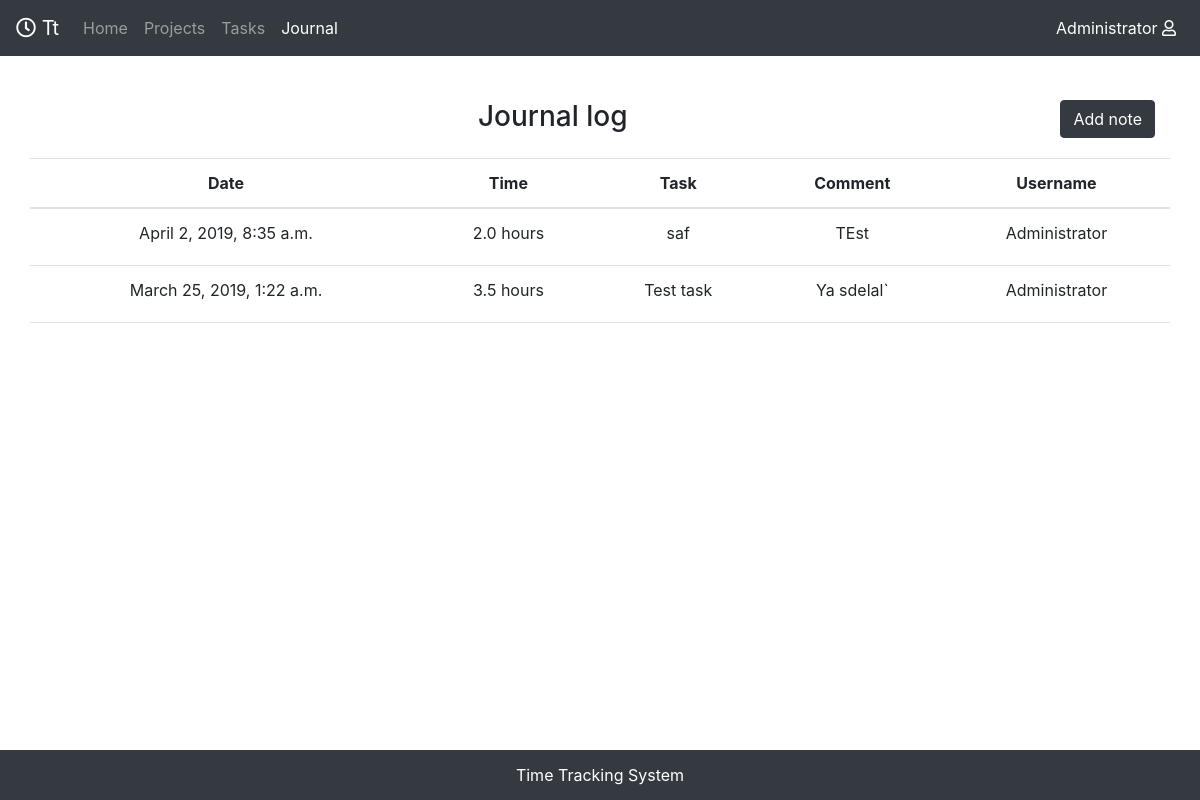
/journal/ (signed in), run on an earlier commit of the app's database.
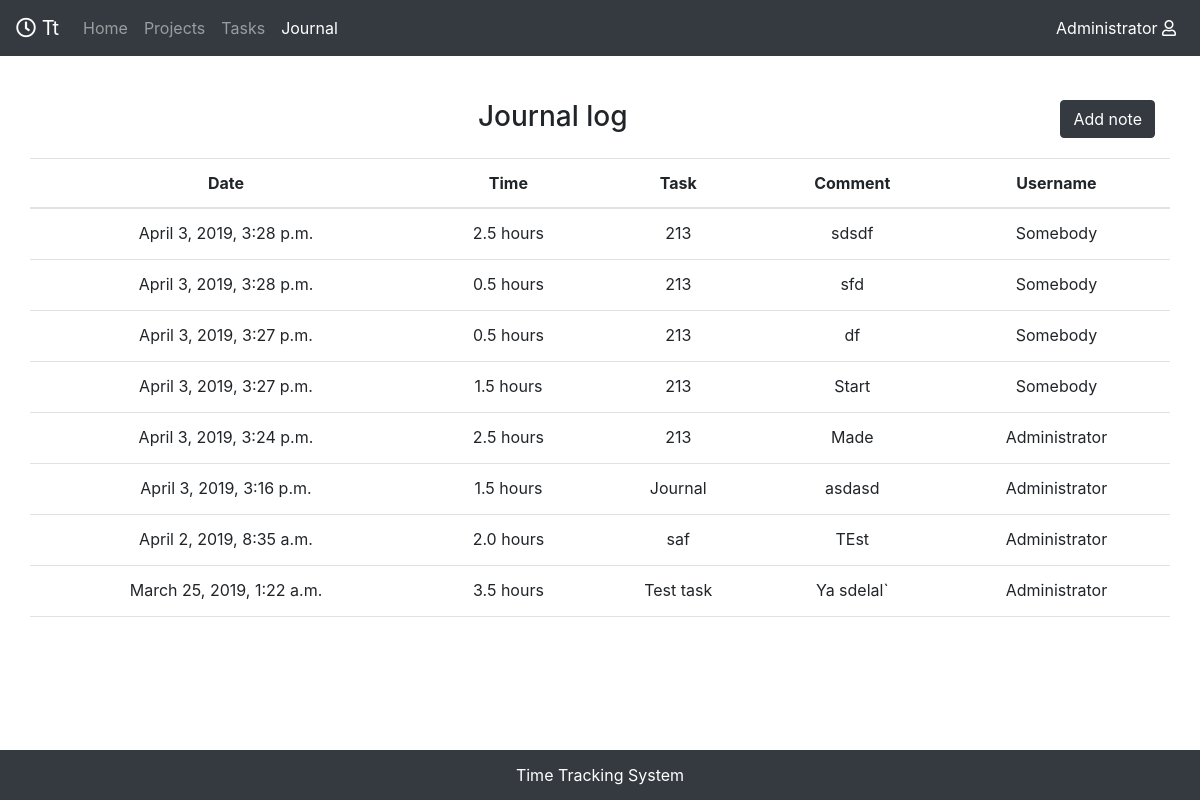
And on a later commit of the database.
### mainApp/models.py (models this page shows, shortened)
class JournalPost(models.Model):
    post_date = models.DateTimeField(default=dt.datetime.now, blank=False)
    used_time = models.FloatField(blank=False, null=True)
    post_text = models.TextField(blank=False, max_length=400)
    for_task = models.ForeignKey(Task, on_delete=models.CASCADE, null=True)
    made_by = models.ForeignKey(Profile, on_delete=models.SET_NULL, null=True)

class Task(models.Model):
    topic = models.CharField(max_length=50, blank=False)
    description = models.TextField(blank=False, max_length=400)
    start_date = models.DateField(blank=False )
    end_date = models.DateField(blank=False)
    task_type = models.CharField(max_length=50, blank=False, choices=(('Bug', 'Bug'), ('Feature', 'Feature')) )
    priority = models.CharField(max_length=50,choices=(("Normal", "Normal"),("High", "High"),("Extra", "Extra")))
    estimated_time = models.FloatField(verbose_name="Estimated time in hours", blank=False)
    implementers = models.ManyToManyField(Profile, related_name="implementers")
    creator = models.ForeignKey(Profile, editable=False, null=True, on_delete=models.CASCADE)
    project = models.ForeignKey(Project, related_name="project", on_delete=models.CASCADE)
    def __str__(self):
        return self.topic

### accounts_manager/models.py (models this page shows)
class Profile(models.Model):
    Custom_User = models.OneToOneField(User, on_delete=models.CASCADE, editable=False)
    profile_image = models.ImageField(upload_to="avatar", blank=True, null=True, default='avatar/default.jpg')
    date_of_birth = models.DateField(blank=True, null=True)
    user_function = models.CharField(max_length=50)
    def __str__(self):
        return self.Custom_User.username

### mainApp/views.py (the view, shortened to what this page needs)
# urls.py: path('journal/', views.journal, name = "journal"),
@login_required(login_url="/log_in")
def journal(request):
        user = User.objects.get(username=request.user.username)
        title = "Journal"
        if request.user.is_staff:
            journalpost = JournalPost.objects.filter().order_by('-post_date')[:100]
        else:
            journalpost = JournalPost.objects.filter(made_by=user.profile).order_by('-post_date')[:50]
        addnoteform = AddNoteForm()
        addnoteform.fields["for_task"].queryset = Task.objects.filter(implementers=user.profile, project__developers=user.profile)
        print(request.user.profile)
        print(request.user.is_staff)
        return render(request, "journal/journal.html", { "User": user, "title" : title, "journalpost" : journalpost,
         'addnoteform' : addnoteform})

### mainApp/templates/journal/journal.html (shortened to what this page needs)
{% extends "home/wrapper.html" %}
{% block content %}
	<div class="container  justify-content-center  w-100  rounded  ">
		<div class="w-100 row justify-content-center  mx-auto pt-3 h3">
			<div class=" ml-auto col-sm-12 col-md-auto my-1">Journal log</div>
			<div class="ml-auto btn btn-dark col-sm-12 col-md-auto my-1" data-toggle="modal" data-target="#addnote">Add note</div>
		</div>
		<div class="row ">
			<div class=" row mx-auto table-responsive-sm w-100 py-2 ">
				<table class="table   table-hover h-100  text-center">
					<thead>
						<tr >
							<th>Date</th>
							<th >Time</th>
							<th >Task</th>
							<th >Comment</th>
							<th >Username</th>
						</tr>
					</thead>
					<tbody>
						{% for i in journalpost %}
							<tr class="border-top border-bottom">
								<td class="">{{ i.post_date }}</td>
								<td >{{ i.used_time }} hours</td>
								<td >{{ i.for_task }}</td>
								<td >{{ i.post_text }}</td>
								<td >{{ i.made_by }}</td>
							</tr>
						{% endfor %}
					</tbody>
				</table>
			</div>
		</div>
	</div>
	{% load static %}
{% endblock %}

What changed in the data, as far as the page shows it:
added JournalPost: post_date "April 3, 2019, 3:28 p.m.", used_time "2.5", for_task "213", post_text "sdsdf", made_by "Somebody"
added JournalPost: post_date "April 3, 2019, 3:28 p.m.", used_time "0.5", for_task "213", post_text "sfd", made_by "Somebody"
added JournalPost: post_date "April 3, 2019, 3:27 p.m.", used_time "0.5", for_task "213", post_text "df", made_by "Somebody"
added JournalPost: post_date "April 3, 2019, 3:27 p.m.", used_time "1.5", for_task "213", post_text "Start", made_by "Somebody"
added JournalPost: post_date "April 3, 2019, 3:24 p.m.", used_time "2.5", for_task "213", post_text "Made", made_by "Administrator"
added JournalPost: post_date "April 3, 2019, 3:16 p.m.", used_time "1.5", for_task "Journal", post_text "asdasd", made_by "Administrator"
